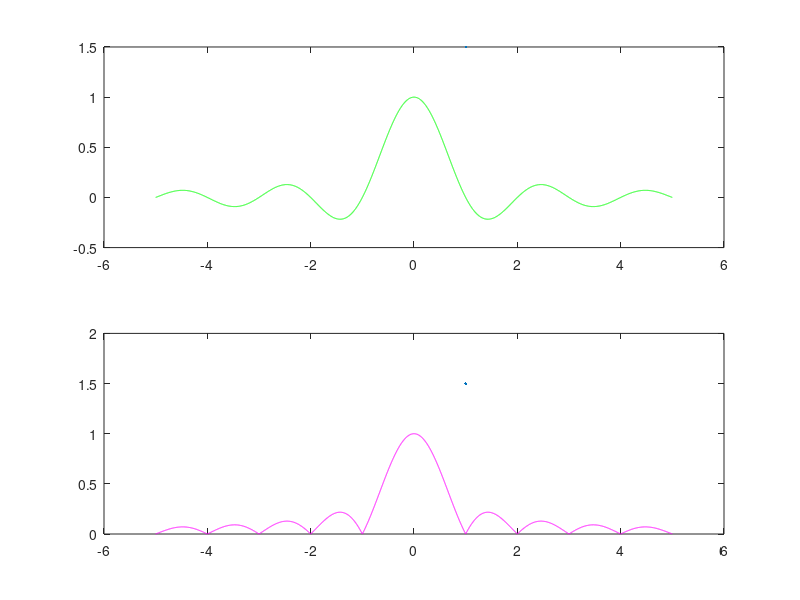

Write MATLAB code to recreate this figure.
close all
clc;

fs=1000;
t=-5:1/fs:5-1/fs;
l=length(t);

x=sinc(t);
y=abs(x);

subplot(2,1,1)
plot(t,x,'g',LineWidth=1.5);    % plot: t vs x
subplot(2,1,2)
plot(t,y,'m',LineWidth=1.5);    % plot: t vs y




